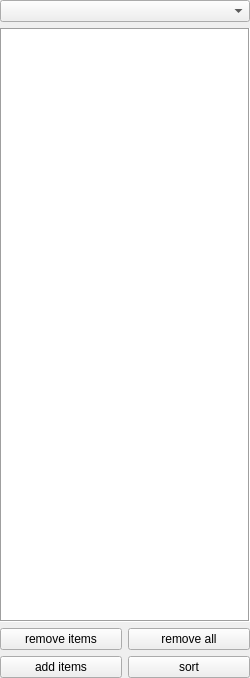
<?xml version="1.0" encoding="UTF-8"?>
<ui version="4.0">
 <class>Form</class>
 <widget class="QWidget" name="Form">
  <property name="geometry">
   <rect>
    <x>0</x>
    <y>0</y>
    <width>250</width>
    <height>678</height>
   </rect>
  </property>
  <property name="windowTitle">
   <string>Form</string>
  </property>
  <layout class="QVBoxLayout" name="verticalLayout_2">
   <property name="margin">
    <number>0</number>
   </property>
   <item>
    <layout class="QVBoxLayout" name="verticalLayout">
     <property name="spacing">
      <number>-1</number>
     </property>
     <item>
      <widget class="QComboBox" name="sortAlgorithm"/>
     </item>
     <item>
      <widget class="QTreeView" name="treeview">
       <property name="frameShape">
        <enum>QFrame::Box</enum>
       </property>
       <property name="frameShadow">
        <enum>QFrame::Sunken</enum>
       </property>
       <property name="selectionMode">
        <enum>QAbstractItemView::MultiSelection</enum>
       </property>
       <property name="iconSize">
        <size>
         <width>16</width>
         <height>16</height>
        </size>
       </property>
       <property name="indentation">
        <number>0</number>
       </property>
       <property name="rootIsDecorated">
        <bool>true</bool>
       </property>
       <property name="uniformRowHeights">
        <bool>false</bool>
       </property>
       <property name="itemsExpandable">
        <bool>false</bool>
       </property>
       <property name="sortingEnabled">
        <bool>true</bool>
       </property>
       <property name="animated">
        <bool>true</bool>
       </property>
       <property name="allColumnsShowFocus">
        <bool>false</bool>
       </property>
       <property name="headerHidden">
        <bool>false</bool>
       </property>
       <property name="expandsOnDoubleClick">
        <bool>false</bool>
       </property>
      </widget>
     </item>
     <item>
      <layout class="QGridLayout" name="gbox">
       <item row="0" column="0">
        <widget class="QPushButton" name="removeBtn">
         <property name="text">
          <string>remove items</string>
         </property>
        </widget>
       </item>
       <item row="1" column="0">
        <widget class="QPushButton" name="addBtn">
         <property name="text">
          <string>add items</string>
         </property>
        </widget>
       </item>
       <item row="0" column="1">
        <widget class="QPushButton" name="removeAllBtn">
         <property name="text">
          <string>remove all</string>
         </property>
        </widget>
       </item>
       <item row="1" column="1">
        <widget class="QPushButton" name="sortBtn">
         <property name="text">
          <string>sort</string>
         </property>
        </widget>
       </item>
      </layout>
     </item>
    </layout>
   </item>
  </layout>
 </widget>
 <resources/>
 <connections/>
</ui>
